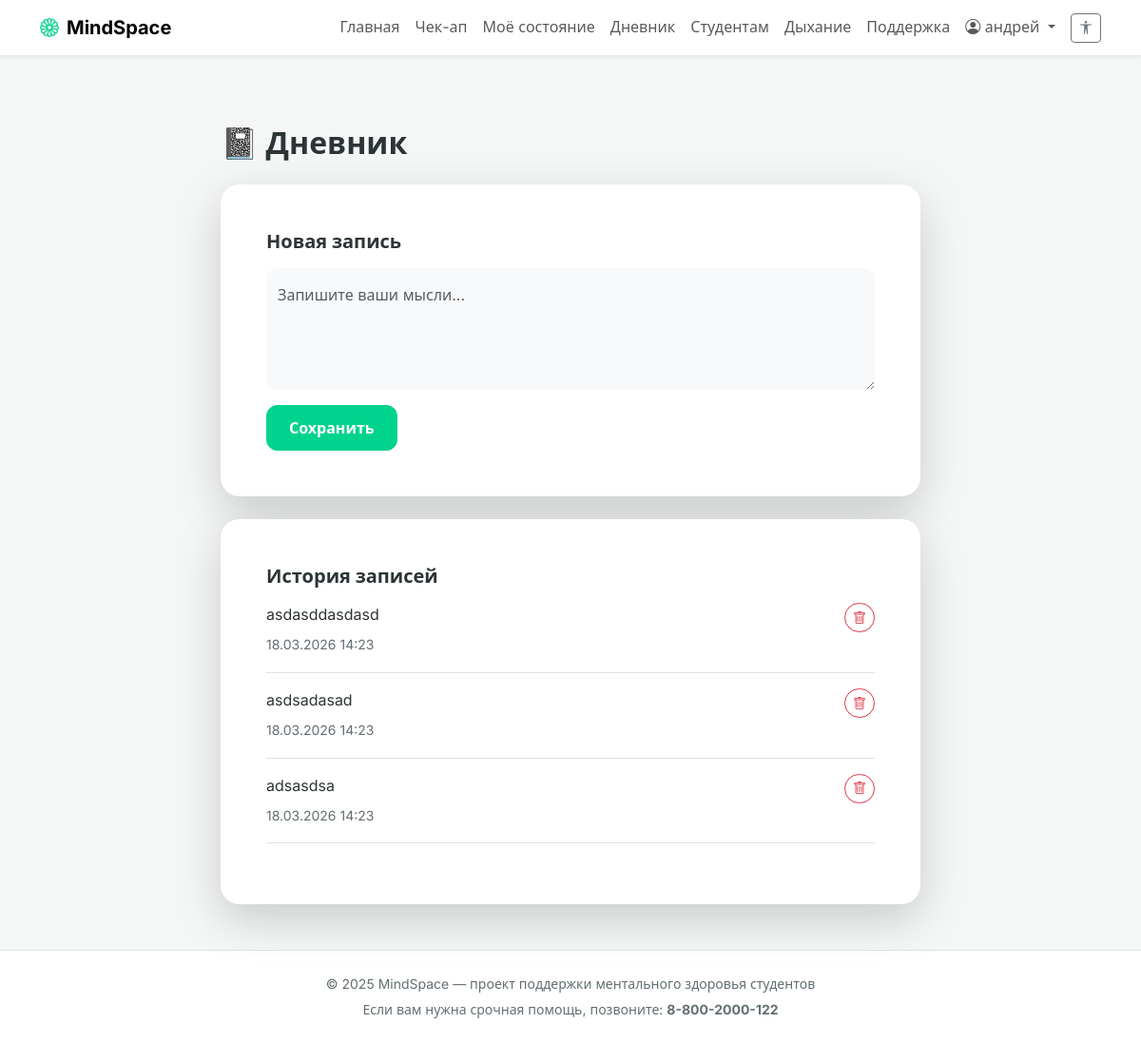
Page /journal (signed in) on the committed database.
### models.py (models this page shows, shortened)
class User(UserMixin, db.Model):
    __tablename__ = 'users'
    id = db.Column(db.Integer, primary_key=True)
    username = db.Column(db.String(64), unique=True, nullable=False)
    email = db.Column(db.String(120), unique=True, nullable=False)
    password_hash = db.Column(db.String(128), nullable=False)
    created_at = db.Column(db.DateTime, default=novosibirsk_time)
    checkups = db.relationship('Checkup', backref='user', lazy='dynamic')
    journal_entries = db.relationship('JournalEntry', backref='user', lazy='dynamic')

class JournalEntry(db.Model):
    __tablename__ = 'journal_entries'
    id = db.Column(db.Integer, primary_key=True)
    user_id = db.Column(db.Integer, db.ForeignKey('users.id'), nullable=False)
    date = db.Column(db.DateTime, default=novosibirsk_time)
    text = db.Column(db.Text, nullable=False)

### app.py (the view)
@app.route('/journal', methods=['GET', 'POST'])
@login_required
def journal():
    form = JournalForm()
    if form.validate_on_submit():
        entry = JournalEntry(user_id=current_user.id, text=form.text.data)
        db.session.add(entry)
        db.session.commit()
        flash('Запись добавлена', 'success')
        return redirect(url_for('journal'))
    entries = JournalEntry.query.filter_by(user_id=current_user.id).order_by(JournalEntry.date.desc()).limit(10).all()
    return render_template('journal.html', form=form, entries=entries)

### forms.py
class JournalForm(FlaskForm):
    text = TextAreaField('Новая запись', validators=[DataRequired()])
    submit = SubmitField('Сохранить')

### app.py (called while the page is built)
@app.context_processor
def inject_timezone():
    return dict(tz=pytz.timezone('Asia/Novosibirsk'))

@login_manager.user_loader
def load_user(user_id):
    return User.query.get(int(user_id))

### templates/journal.html (shortened to what this page needs)
{% extends "base.html" %}
{% block content %}
<div class="row justify-content-center">
    <div class="col-lg-8">
        <h2 class="fw-bold mb-4">📓 Дневник</h2>
        <div class="card border-0 shadow-lg mb-4">
            <div class="card-body p-4">
                <h5 class="fw-bold mb-3">Новая запись</h5>
                <form method="post">
                    <div class="mb-3">
                        {{ form.text(class="form-control border-0 bg-light py-3", rows=4, style="border-radius: 12px;",
                        placeholder="Запишите ваши мысли...") }}
                    </div>
                    {{ form.submit(class="btn btn-primary rounded-pill px-4 py-2") }}
                </form>
            </div>
        </div>
        <div class="card border-0 shadow-lg">
            <div class="card-body p-4">
                <h5 class="fw-bold mb-3">История записей</h5>
                {% if entries %}
                {% for entry in entries %}
                <div class="border-bottom pb-3 mb-3">
                    <div class="d-flex justify-content-between align-items-start">
                        <p class="mb-1">{{ entry.text }}</p>
                        <form action="{{ url_for('delete_journal_entry', entry_id=entry.id) }}" method="POST"
                            class="ms-3">
                            <button type="submit" class="btn btn-sm btn-outline-danger rounded-pill"
                                onclick="return confirm('Удалить запись?');">
                                <i class="bi bi-trash"></i>
                            </button>
                        </form>
                    </div>
                    <small class="text-muted">{{ entry.date.strftime('%d.%m.%Y %H:%M') }}</small>
                </div>
                {% endfor %}
                {% else %}
                <p class="text-muted">Пока нет записей. Попробуйте написать что-нибудь.</p>
                {% endif %}
            </div>
        </div>
    </div>
</div>
{% endblock %}

### templates/base.html (shortened to what this page needs)
<!DOCTYPE html>
<html lang="ru">
<head>
    <link href="https://cdn.jsdelivr.net/npm/bootstrap@5.3.0/dist/css/bootstrap.min.css" rel="stylesheet">
    <link rel="stylesheet" href="https://cdn.jsdelivr.net/npm/bootstrap-icons@1.11.3/font/bootstrap-icons.min.css">
    <link rel="stylesheet" href="{{ url_for('static', filename='css/style.css') }}">
</head>
<body>
    <nav class="navbar navbar-expand-lg fixed-top bg-white shadow-sm py-2">
        <div class="container">
            <a class="navbar-brand fw-bold" href="{{ url_for('index') }}">
                <i class="bi bi-flower1 me-2" style="color: var(--primary);"></i>MindSpace
            </a>
            <div class="collapse navbar-collapse" id="navbarNav">
                <ul class="navbar-nav ms-auto align-items-center">
                    {% if current_user.is_authenticated %}
                    <li class="nav-item"><a class="nav-link" href="{{ url_for('index') }}">Главная</a></li>
                    <li class="nav-item"><a class="nav-link" href="{{ url_for('checkup') }}">Чек-ап</a></li>
                    <li class="nav-item"><a class="nav-link" href="{{ url_for('my_state') }}">Моё состояние</a></li>
                    <li class="nav-item"><a class="nav-link" href="{{ url_for('journal') }}">Дневник</a></li>
                    <li class="nav-item"><a class="nav-link" href="{{ url_for('student') }}">Студентам</a></li>
                    <li class="nav-item"><a class="nav-link" href="{{ url_for('breathing') }}">Дыхание</a></li>
                    <li class="nav-item"><a class="nav-link" href="{{ url_for('support') }}">Поддержка</a></li>
                    <li class="nav-item dropdown">
                        <a class="nav-link dropdown-toggle" href="#" role="button" data-bs-toggle="dropdown">
                            <i class="bi bi-person-circle"></i> {{ current_user.username }}
                        </a>
                    </li>
                    <li class="nav-item ms-2">
                        <button id="enable-accessibility" class="btn btn-outline-secondary btn-sm"
                            title="Панель доступности">
                            <i class="bi bi-universal-access"></i>
                        </button>
                    </li>
                    {% else %}
                    <li class="nav-item"><a class="nav-link" href="{{ url_for('login') }}">Войти</a></li>
                    <li class="nav-item"><a class="nav-link" href="{{ url_for('register') }}">Регистрация</a></li>
                    {% endif %}
                </ul>
            </div>
        </div>
    </nav>
    <main class="container mt-5 pt-4">
        {% block content %}{% endblock %}
    </main>
    <footer class="mt-5 py-4 bg-white border-top">
        <div class="container text-center text-muted small">
            <p class="mb-1">© 2025 MindSpace — проект поддержки ментального здоровья студентов</p>
            <p class="mb-0">Если вам нужна срочная помощь, позвоните: <strong>8-800-2000-122</strong></p>
        </div>
    </footer>
</body>
</html>

### static/css/style.css (style rules this page uses)
:root { --primary: #00d38d; --bg-color: #f4f7f6; --card-bg: #ffffff; --text-color: #2d3436; --text-muted: #636e72; --border-color: #e9ecef; --font-main: 'Inter', system-ui, sans-serif; --font-size-multiplier: 1; --radius: 20px; --radius-small: 12px; }
html { font-size: calc(16px * var(--font-size-multiplier)); }
body { background-color: var(--bg-color); color: var(--text-color); font-family: var(--font-main); line-height: 1.6; transition: all 0.2s ease; margin: 0; padding-top: 60px; }
.navbar, .accessibility-panel, footer, .card { background-color: var(--card-bg) !important; color: var(--text-color) !important; }
.text-muted { color: var(--text-muted) !important; }
.form-control, .form-label { color: var(--text-color) !important; }
.card { background: var(--card-bg); border: none; border-radius: var(--radius); padding: 1.5rem; transition: transform 0.3s ease, box-shadow 0.3s ease; box-shadow: 0 10px 30px -10px rgba(0, 0, 0, 0.05); }
.btn-primary { background-color: var(--primary) !important; border: none !important; border-radius: 0.75rem !important; padding: 0.75rem 1.5rem !important; font-weight: 600 !important; color: #fff !important; transition: opacity 0.2s; }

### rows in the picture
User: username "андрей"
JournalEntry: text "asdasddasdasd", date "18.03.2026 14:23"
JournalEntry: text "asdsadasad", date "18.03.2026 14:23"
JournalEntry: text "adsasdsa", date "18.03.2026 14:23"
